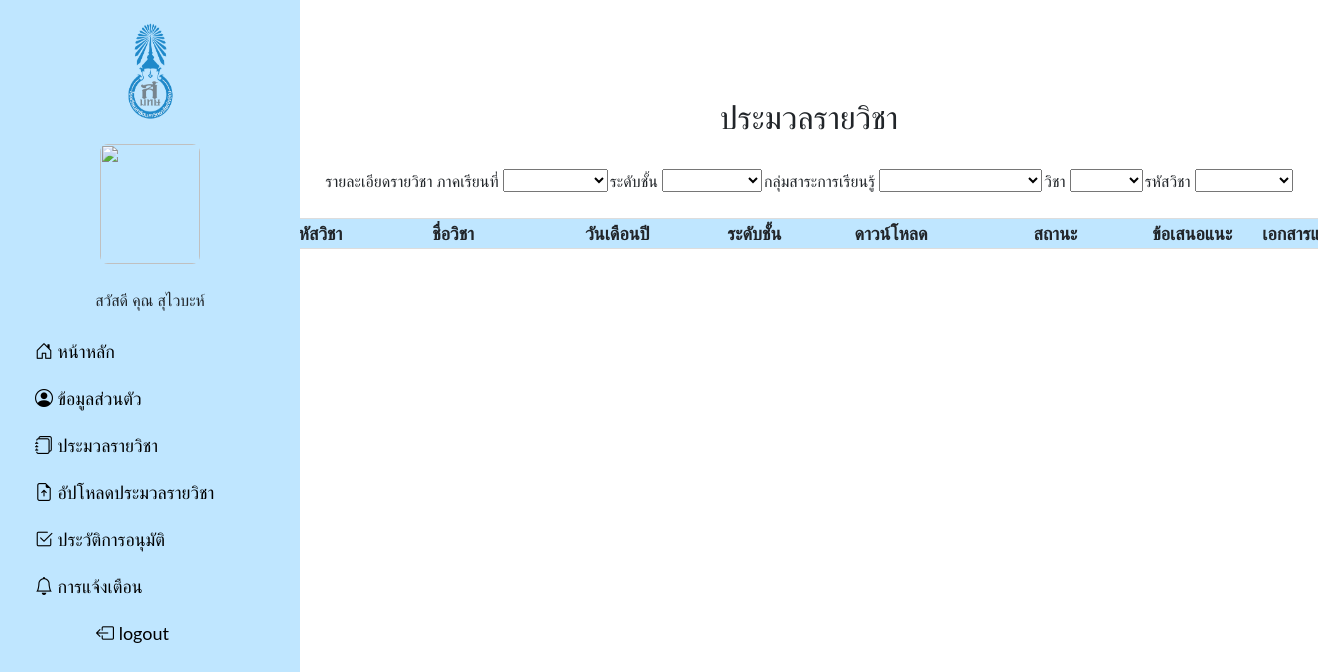
The app's page /t_course.php (signed in), older data.
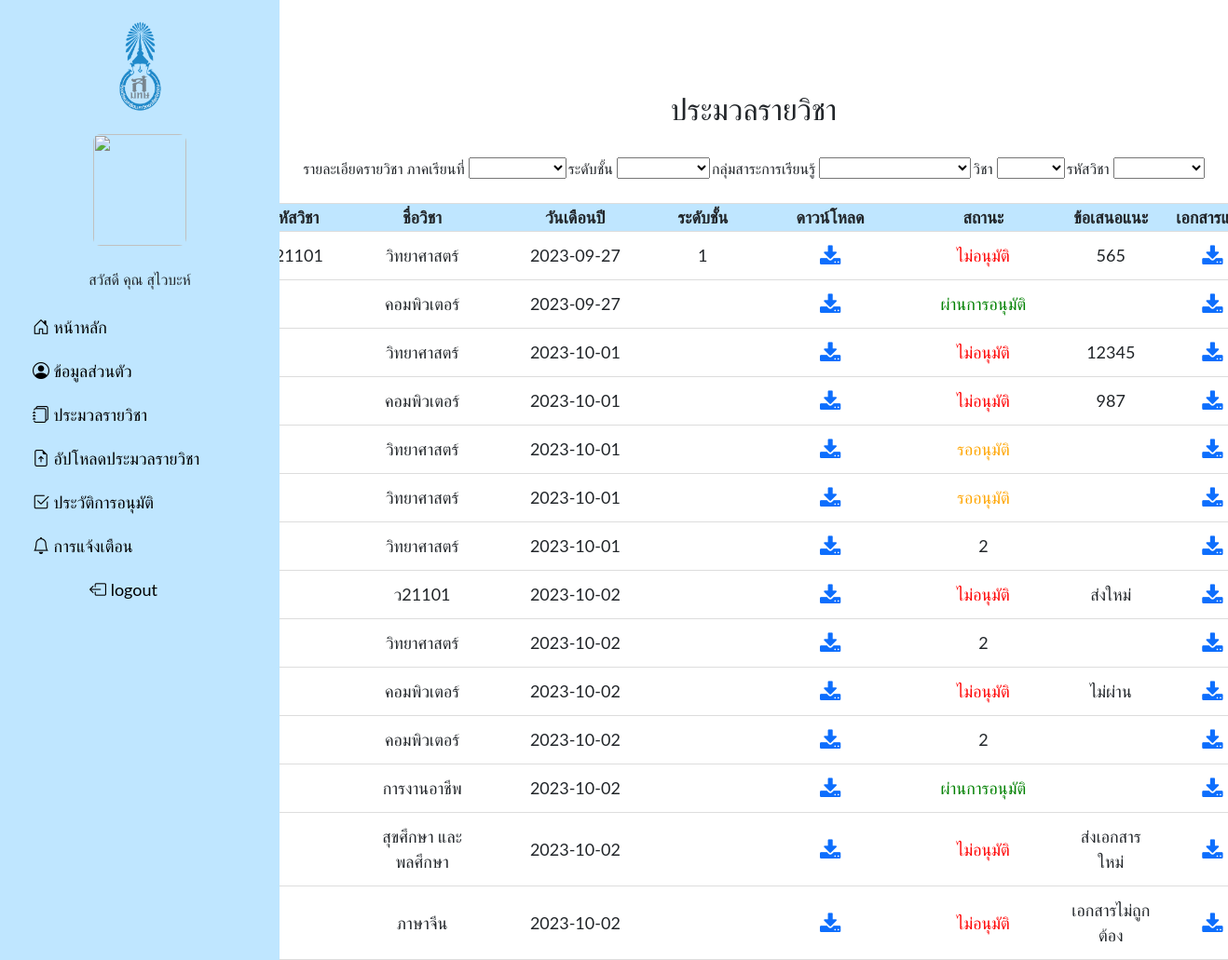
The same page, newer data.
### tables this page shows
CREATE TABLE `user` (
  `id` int(5) UNSIGNED ZEROFILL NOT NULL,
  `name` varchar(100) NOT NULL,
  `surname` varchar(100) NOT NULL,
  `email` varchar(100) NOT NULL,
  `tel` char(10) NOT NULL,
  `img` varchar(100) NOT NULL,
  `username` varchar(50) NOT NULL,
  `password` varchar(50) NOT NULL,
  `usertype_id` varchar(11) NOT NULL,
  `department_id` int(11) NOT NULL,
  `subject_id` int(11) NOT NULL
);

CREATE TABLE `tbl_pdf` (
  `tbl_id` int(10) UNSIGNED NOT NULL,
  `subject_id` int(5) NOT NULL,
  `doc_name` varchar(200) NOT NULL COMMENT 'ชื่อวิชา',
  `doc_file` text NOT NULL COMMENT 'ชื่อไฟล์เอกสาร',
  `date` date NOT NULL DEFAULT current_timestamp() COMMENT 'วันที่เพิ่มเอกสาร',
  `course_id` varchar(6) NOT NULL COMMENT 'รหัสวิชา',
  `class_id` varchar(3) NOT NULL COMMENT 'ระดับชั้น',
  `status` varchar(1) NOT NULL,
  `department_id` int(11) NOT NULL,
  `text` text DEFAULT NULL,
  `file` varchar(100) DEFAULT NULL
);

CREATE TABLE `coursecode` (
  `course_id` int(5) NOT NULL,
  `code_id` varchar(6) NOT NULL,
  `subject_id` int(5) NOT NULL
);

### t_course.php (the view, shortened to what this page needs)
<!DOCTYPE html>
<html>
<head>
	<link rel="stylesheet" href="https://cdnjs.cloudflare.com/ajax/libs/font-awesome/4.7.0/css/font-awesome.min.css">
	<?php require_once('import_header.php'); ?>
</head>
<?php include 'navbar/usernav.php'; ?>
<body>
	<br><br>
	<div class="container">
		<div class="main">
			<div class="input">
				<center>
					<h2>ประมวลรายวิชา</h2>
					<div class="head">
						<table>
							<tr>
								<td>
									<label>รายละเอียดรายวิชา ภาคเรียนที่</label>
									<select name="semester" id="semester">
										<option value="" selected></option>
										<option value="">เลือกภาคเรียน</option>
									</select>
								</td>
								<td>
									<label>ระดับชั้น</label>
									<select name="class" id="class">
										<option value="" selected></option>
										<option value="">เลือกระดับชั้น</option>
									</select>
								</td>
								<td>
									<label>กลุ่มสาระการเรียนรู้</label>
									<select name="department" id="department">
										<option value="" selected></option>
										<option value="">เลือกกลุ่มสาระการเรียนรู้</option>
									</select>
								</td>
								<td><label>วิชา</label>
									<select name="subjects" id="subjects">
										<option value="" selected></option>
										<option value="">เลือกวิชา</option>
									</select>
								</td>
								<td><label>รหัสวิชา</label>
									<select name="coursecode" id="coursecode">
										<option value="" selected></option>
										<option value="">เลือกรหัสวิชา</option>
									</select>
								</td>
					</div>
					</tr><br>
					<tr>
						</table><br>
						<div class="tt">
							<table id="myTable">
								<tr class="header">
									<th width=10%>รหัสวิชา</th>
									<th width=15%>ชื่อวิชา</th>
									<th width=15%>วันเดือนปี</th>
									<th width=10%>ระดับชั้น</th>
									<th width=15%>ดาวน์โหลด</th>
									<th width=15%>สถานะ</th>
									<th width=10%>ข้อเสนอแนะ</th>
									<th width=10%>เอกสารแนบ</th>
								</tr>
						</div>
				</center>
			</div>
		</div>
	</div>
</body>
</html>
<?php
require_once 'connect.php';
$stmt = $conn->prepare("SELECT tbl_pdf.* , subjects.s_name, coursecode.code_id FROM `tbl_pdf`
                        LEFT JOIN subjects ON tbl_pdf.subject_id = subjects.subject_id
                        LEFT JOIN coursecode ON tbl_pdf.course_id = coursecode.course_id");
$stmt->execute();
$result = $stmt->fetchAll();
foreach ($result as $row) {
?>
	<tr>
		<td><?= $row['code_id'] ?></td>
		<td><?= $row['doc_name'] ?></td>
		<td><?= $row['date'] ?></td>
		<td><?= $row['class_id'] ?></td>
		<td><a href="downloads/<?php echo $row['doc_file']; ?>" target="_blank"><i class="fa fa-download fa-lg"></i></td>
		<td><?php
			if ($row['status'] == 1) {
				echo '<span class="orange-text">รออนุมัติ</span>';
			} elseif ($row['status'] == 2) {
				echo '2';
			} elseif ($row['status'] == 3) {
				echo '<span class="green-text">ผ่านการอนุมัติ</span>';
			} elseif ($row['status'] == 4) {
				echo '<span class="red-text">ไม่อนุมัติ</span>';
			} elseif ($row['status'] == 5) {
				echo '<span class="red-text">ไม่อนุมัติ</span>';
			} elseif ($row['status'] == 6) {
				echo 'สถานะไม่ระบุ';
			}
			?>
		</td>
		<td><?= $row['text'] ?></td>
		<td><a href="<?php echo $row['file']; ?>" target="_blank"><i class="fa fa-download fa-lg"></i></a></td>
	<?php } ?>

### import_header.php (shortened to what this page needs)
    <link rel="stylesheet" href="assets/bootstrap.5.3.2.min.css">
<link rel="stylesheet" href="assets/selectize.js_0.15.2_css_selectize.default.min.css">
<link rel="stylesheet" href="https://cdnjs.cloudflare.com/ajax/libs/font-awesome/4.7.0/css/font-awesome.min.css">

### navbar/usernav.php (shortened to what this page needs)
<?php include "conn.php";
$loggedInUsername = $_SESSION["username"];
$nameQuery = "SELECT name FROM user WHERE username = '$loggedInUsername'";
$nameResult = mysqli_query($conn, $nameQuery);
$loggedInName = "";
if ($nameResult && mysqli_num_rows($nameResult) > 0) {
    $row = mysqli_fetch_assoc($nameResult);
    $loggedInName = $row["name"];
}
?>
<link href="https://cdn.jsdelivr.net/npm/bootstrap@5.3.2/dist/css/bootstrap.min.css" rel="stylesheet">
<link rel="stylesheet" href="https://cdn.jsdelivr.net/npm/bootstrap-icons@1.11.1/font/bootstrap-icons.css">
<link rel="stylesheet" href="navbar/usernav.css?">
<div class="container">
    <div class="sidebar">
        <center>
            <td><img src="image/Logo.png" ; width="150" ; height="100"></td>
            <br><br>
            <td> <img src="image" ; width="100" ; height="120"></td>
        </center>
        <center>
            <br>
            <?php
            echo "<p>สวัสดี คุณ $loggedInName</p>";
            ?>
        </center>
        <a href="userhome.php"></i><i class="bi bi-house-door"></i> หน้าหลัก</a>
        <a href="t_profile.php"></i><i class="bi bi-person-circle"></i> ข้อมูลส่วนตัว</a>
        <a href="t_course.php"></i><i class="bi bi-journals"></i> ประมวลรายวิชา</a>
        <a href="t_upload.php"></i><i class="bi bi-file-earmark-arrow-up"></i> อัปโหลดประมวลรายวิชา</a>
        <a href="t_approve.php"></i><i class="bi bi-check2-square"></i> ประวัติการอนุมัติ</a>
        <a href="t_notify.php"></i><i class="bi bi-bell"></i> การแจ้งเตือน</a>
        <div class="menu">
            <a align="center" href="logout.php"><i class="bi bi-box-arrow-left"></i> logout</a>
        </div>
    </div>
</div>
    <body>
    </body>

### navbar/usernav.css (style rules this page uses)
body { font-family: "Lato", sans-serif; }
.sidebar { height: 100%; width: 300px; position: fixed; z-index: 1; top: 0; left: 0; background-color: #bfe6ff; overflow-x: hidden; padding-top: 20px; }
.sidebar a { display: block; color: black; padding: 10px; margin-left: 25px; font-size: 18px; text-decoration: none; }
.menu { margin-right: 60px; font-size: 18px; }
.sidebar img { border-radius: 8px; }

### t_course.php (style rules this page uses)
.main { margin-left: 150px; width: 100%; padding: 0px 10px; }
#myTable { border-collapse: collapse; width: 100%; border: 1px solid #ddd; font-size: 18px; background-color: #FFFFFF; }
#myTable td { text-align: center; padding: 12px; }
#myTable tr { border-bottom: 1px solid #ddd; }
#myTable tr.header { text-align: center; background-color: #BFE6FF; }
.container { font-size: 16px; width: 100%; margin-left: 150px; }
.input h2 { margin-top: 50px; }
.orange-text { color: orange; }
.green-text { color: green; }
.red-text { color: red; }

Row changes from the older to the newer data that the page shows:
added tbl_pdf: coursecode.code_id "ว21101", doc_name "วิทยาศาสตร์", date "2023-09-27", class "1", status "ไม่อนุมัติ", text "565"
added tbl_pdf: doc_name "คอมพิวเตอร์", date "2023-09-27", status "ผ่านการอนุมัติ"
added tbl_pdf: doc_name "วิทยาศาสตร์", date "2023-10-01", status "ไม่อนุมัติ", text "12345"
added tbl_pdf: doc_name "คอมพิวเตอร์", date "2023-10-01", status "ไม่อนุมัติ", text "987"
added tbl_pdf: doc_name "วิทยาศาสตร์", date "2023-10-01", status "รออนุมัติ"
added tbl_pdf: doc_name "วิทยาศาสตร์", date "2023-10-01", status "รออนุมัติ"
added tbl_pdf: doc_name "วิทยาศาสตร์", date "2023-10-01", status "2"
added tbl_pdf: doc_name "ว21101", date "2023-10-02", status "ไม่อนุมัติ", text "ส่งใหม่"
added tbl_pdf: doc_name "วิทยาศาสตร์", date "2023-10-02", status "2"
added tbl_pdf: doc_name "คอมพิวเตอร์", date "2023-10-02", status "ไม่อนุมัติ", text "ไม่ผ่าน"
added tbl_pdf: doc_name "คอมพิวเตอร์", date "2023-10-02", status "2"
added tbl_pdf: doc_name "การงานอาชีพ", date "2023-10-02", status "ผ่านการอนุมัติ"
added tbl_pdf: doc_name "สุขศึกษา และพลศึกษา", date "2023-10-02", status "ไม่อนุมัติ", text "ส่งเอกสารใหม่"
added tbl_pdf: doc_name "ภาษาจีน", date "2023-10-02", status "ไม่อนุมัติ", text "เอกสารไม่ถูกต้อง"
